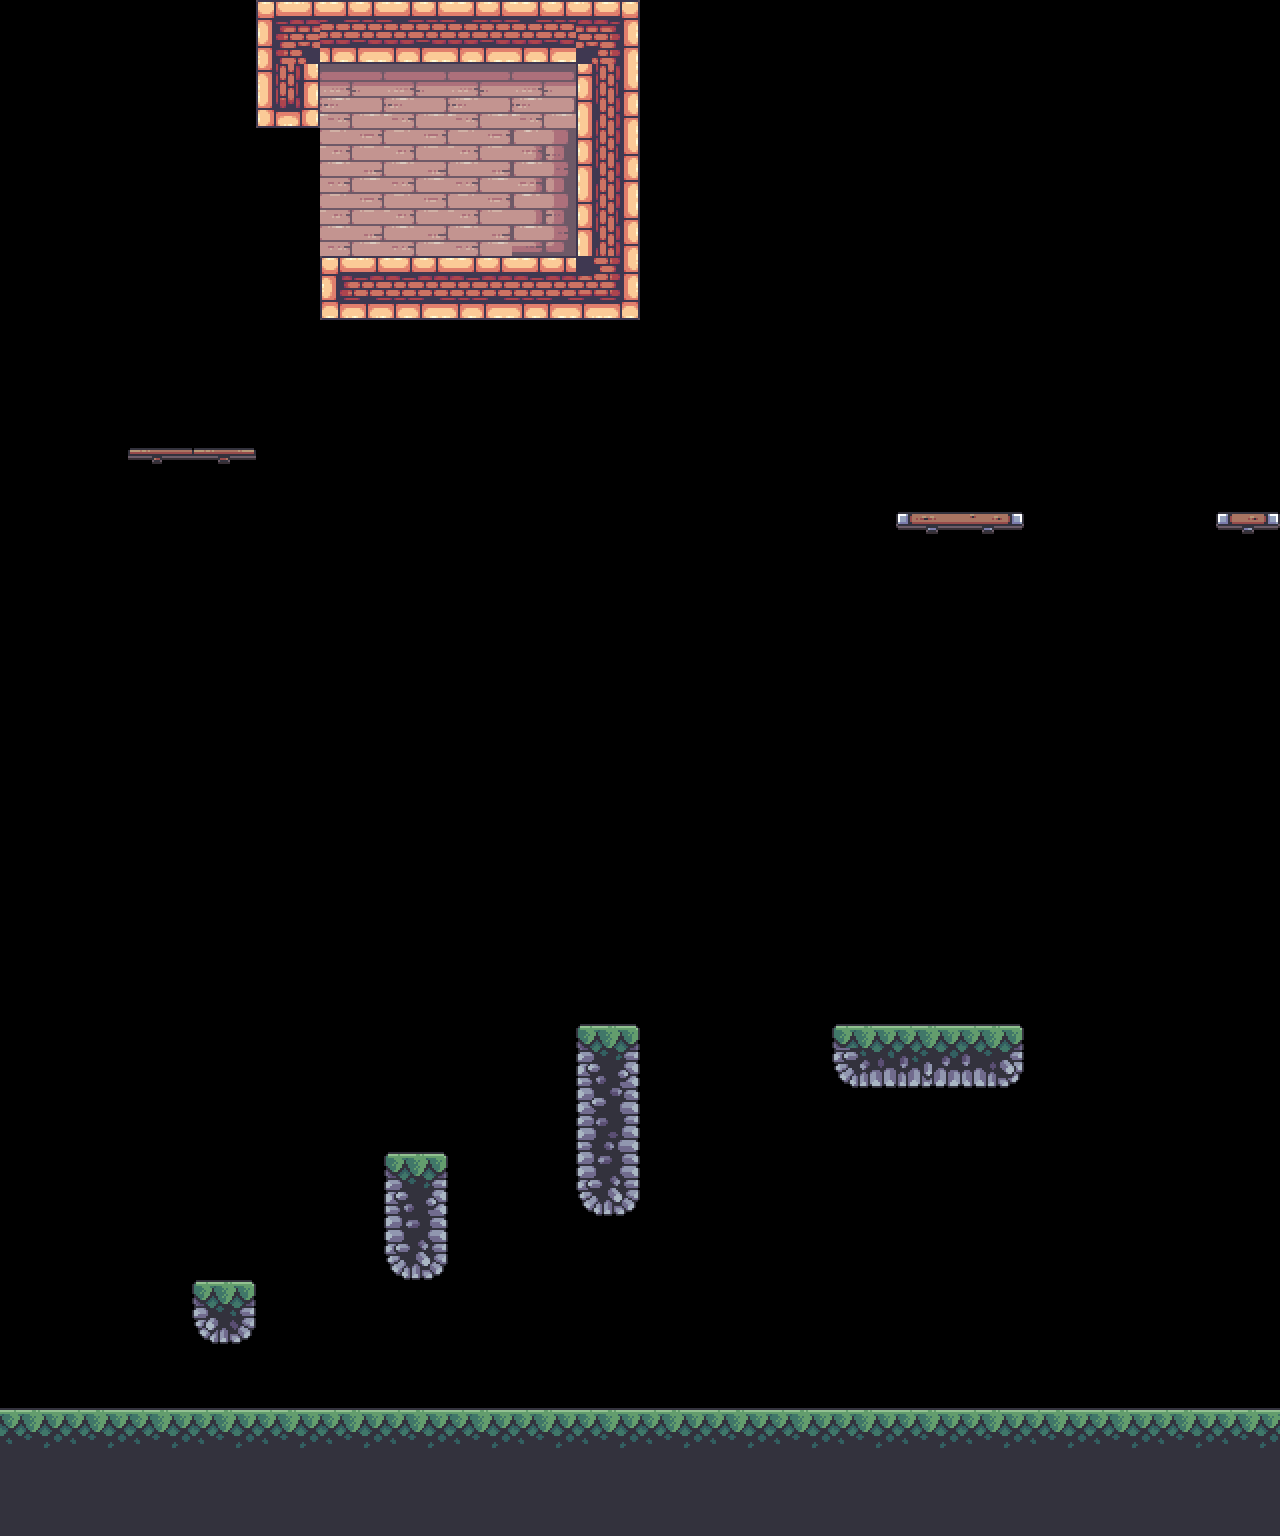

Below is a game level as drawn by its tile map, then a one-line description and the .tmx file that defines it, in full:
An orthogonal 20x24 tile map with 64x64 px tiles, 4 tile layers (background, terrain, platforms, foreground), 5 tilesets and 14 objects (2x gem, 2x moving_platform, 2x saw, coin, silver, ...).

<map version="1.10" tiledversion="1.10.2" orientation="orthogonal" renderorder="right-down" width="20" height="24" tilewidth="64" tileheight="64" infinite="0" nextlayerid="9" nextobjectid="17">
 <tileset firstgid="1" source="../tilesets/outside.tsx" />
 <tileset firstgid="49" source="../tilesets/platforms.tsx" />
 <tileset firstgid="57" source="../tilesets/objects.tsx" />
 <tileset firstgid="85" source="../tilesets/items.tsx" />
 <tileset firstgid="90" source="../tilesets/inside.tsx" />
 <layer id="5" name="background" width="20" height="24">
  <data encoding="csv">
0,0,0,0,0,0,0,0,0,0,0,0,0,0,0,0,0,0,0,0,
0,0,0,0,0,139,139,139,139,0,0,0,0,0,0,0,0,0,0,0,
0,0,0,0,0,151,151,151,152,0,0,0,0,0,0,0,0,0,0,0,
0,0,0,0,0,151,151,151,164,0,0,0,0,0,0,0,0,0,0,0,
0,0,0,0,0,0,0,0,0,0,0,0,0,0,0,0,0,0,0,0,
0,0,0,0,0,0,0,0,0,0,0,0,0,0,0,0,0,0,0,0,
0,0,0,0,0,0,0,0,0,0,0,0,0,0,0,0,0,0,0,0,
0,0,0,0,0,0,0,0,0,0,0,0,0,0,0,0,0,0,0,0,
0,0,0,0,0,0,0,0,0,0,0,0,0,0,0,0,0,0,0,0,
0,0,0,0,0,0,0,0,0,0,0,0,0,0,0,0,0,0,0,0,
0,0,0,0,0,0,0,0,0,0,0,0,0,0,0,0,0,0,0,0,
0,0,0,0,0,0,0,0,0,0,0,0,0,0,0,0,0,0,0,0,
0,0,0,0,0,0,0,0,0,0,0,0,0,0,0,0,0,0,0,0,
0,0,0,0,0,0,0,0,0,0,0,0,0,0,0,0,0,0,0,0,
0,0,0,0,0,0,0,0,0,0,0,0,0,0,0,0,0,0,0,0,
0,0,0,0,0,0,0,0,0,0,0,0,0,0,0,0,0,0,0,0,
0,0,0,0,0,0,0,0,0,0,0,0,0,0,0,0,0,0,0,0,
0,0,0,0,0,0,0,0,0,0,0,0,0,0,0,0,0,0,0,0,
0,0,0,0,0,0,0,0,0,0,0,0,0,0,0,0,0,0,0,0,
0,0,0,0,0,0,0,0,0,0,0,0,0,0,0,0,0,0,0,0,
0,0,0,0,0,0,0,0,0,0,0,0,0,0,0,0,0,0,0,0,
0,0,0,0,0,0,0,0,0,0,0,0,0,0,0,0,0,0,0,0,
0,0,0,0,0,0,0,0,0,0,0,0,0,0,0,0,0,0,0,0,
0,0,0,0,0,0,0,0,0,0,0,0,0,0,0,0,0,0,0,0
</data>
 </layer>
 <layer id="1" name="terrain" width="20" height="24">
  <data encoding="csv">
0,0,0,0,90,3221225599,3221225599,3221225599,3221225599,92,0,0,0,0,0,0,0,0,0,0,
0,0,0,0,2684354688,0,0,0,0,2684354687,0,0,0,0,0,0,0,0,0,0,
0,0,0,0,0,0,0,0,0,2684354687,0,0,0,0,0,0,0,0,0,0,
0,0,0,0,0,0,0,0,0,2684354687,0,0,0,0,0,0,0,0,0,0,
0,0,0,0,0,126,127,127,127,116,0,0,0,0,0,0,0,0,0,0,
0,0,0,0,0,0,0,0,0,0,0,0,0,0,0,0,0,0,0,0,
0,0,0,0,0,0,0,0,0,0,0,0,0,0,0,0,0,0,0,0,
0,0,0,0,0,0,0,0,0,0,0,0,0,0,0,0,0,0,0,0,
0,0,0,0,0,0,0,0,0,0,0,0,0,0,0,0,0,0,0,0,
0,0,0,0,0,0,0,0,0,0,0,0,0,0,0,0,0,0,0,0,
0,0,0,0,0,0,0,0,0,0,0,0,0,0,0,0,0,0,0,0,
0,0,0,0,0,0,0,0,0,0,0,0,0,0,0,0,0,0,0,0,
0,0,0,0,0,0,0,0,0,0,0,0,0,0,0,0,0,0,0,0,
0,0,0,0,0,0,0,0,0,0,0,0,0,0,0,0,0,0,0,0,
0,0,0,0,0,0,0,0,0,0,0,0,0,0,0,0,0,0,0,0,
0,0,0,0,0,0,0,0,0,0,0,0,0,0,0,0,0,0,0,0,
0,0,0,0,0,0,0,0,0,4,0,0,0,37,38,39,0,0,0,0,
0,0,0,0,0,0,0,0,0,16,0,0,0,0,0,0,0,0,0,0,
0,0,0,0,0,0,4,0,0,28,0,0,0,0,0,0,0,0,0,0,
0,0,0,0,0,0,28,0,0,0,0,0,0,0,0,0,0,0,0,0,
0,0,0,40,0,0,0,0,0,0,0,0,0,0,0,0,0,0,0,0,
0,0,0,0,0,0,0,0,0,0,0,0,0,0,0,0,0,0,0,0,
2,2,2,2,2,2,2,2,2,2,2,2,2,2,2,2,2,2,2,2,
14,14,14,14,14,14,14,14,14,14,14,14,14,14,14,14,14,14,14,14
</data>
 </layer>
 <layer id="2" name="platforms" width="20" height="24">
  <data encoding="csv">
0,0,0,0,0,0,0,0,0,0,0,0,0,0,0,0,0,0,0,0,
0,0,0,0,0,0,0,0,0,0,0,0,0,0,0,0,0,0,0,0,
0,0,0,0,0,0,0,0,0,0,0,0,0,0,0,0,0,0,0,0,
0,0,0,0,0,0,0,0,0,0,0,0,0,0,0,0,0,0,0,0,
0,0,0,0,0,0,0,0,0,0,0,0,0,0,0,0,0,0,0,0,
0,0,0,0,0,0,0,0,0,0,0,0,0,0,0,0,0,0,0,0,
0,0,0,0,0,0,0,0,0,0,0,0,0,0,0,0,0,0,0,0,
0,0,49,52,0,0,0,0,0,0,0,0,0,0,0,0,0,0,0,0,
0,0,0,0,0,0,0,0,0,0,0,0,0,0,53,55,0,0,0,56,
0,0,0,0,0,0,0,0,0,0,0,0,0,0,0,0,0,0,0,0,
0,0,0,0,0,0,0,0,0,0,0,0,0,0,0,0,0,0,0,0,
0,0,0,0,0,0,0,0,0,0,0,0,0,0,0,0,0,0,0,0,
0,0,0,0,0,0,0,0,0,0,0,0,0,0,0,0,0,0,0,0,
0,0,0,0,0,0,0,0,0,0,0,0,0,0,0,0,0,0,0,0,
0,0,0,0,0,0,0,0,0,0,0,0,0,0,0,0,0,0,0,0,
0,0,0,0,0,0,0,0,0,0,0,0,0,0,0,0,0,0,0,0,
0,0,0,0,0,0,0,0,0,0,0,0,0,0,0,0,0,0,0,0,
0,0,0,0,0,0,0,0,0,0,0,0,0,0,0,0,0,0,0,0,
0,0,0,0,0,0,0,0,0,0,0,0,0,0,0,0,0,0,0,0,
0,0,0,0,0,0,0,0,0,0,0,0,0,0,0,0,0,0,0,0,
0,0,0,0,0,0,0,0,0,0,0,0,0,0,0,0,0,0,0,0,
0,0,0,0,0,0,0,0,0,0,0,0,0,0,0,0,0,0,0,0,
0,0,0,0,0,0,0,0,0,0,0,0,0,0,0,0,0,0,0,0,
0,0,0,0,0,0,0,0,0,0,0,0,0,0,0,0,0,0,0,0
</data>
 </layer>
 <layer id="4" name="foreground" width="20" height="24">
  <data encoding="csv">
0,0,0,0,0,0,0,0,0,0,0,0,0,0,0,0,0,0,0,0,
0,0,0,0,0,0,0,0,0,0,0,0,0,0,0,0,0,0,0,0,
0,0,0,0,0,0,0,0,0,0,0,0,0,0,0,0,0,0,0,0,
0,0,0,0,0,0,0,0,0,0,0,0,0,0,0,0,0,0,0,0,
0,0,0,0,0,0,0,0,0,0,0,0,0,0,0,0,0,0,0,0,
0,0,0,0,0,0,0,0,0,0,0,0,0,0,0,0,0,0,0,0,
0,0,0,0,0,0,0,0,0,0,0,0,0,0,0,0,0,0,0,0,
0,0,0,0,0,0,0,0,0,0,0,0,0,0,0,0,0,0,0,0,
0,0,0,0,0,0,0,0,0,0,0,0,0,0,0,0,0,0,0,0,
0,0,0,0,0,0,0,0,0,0,0,0,0,0,0,0,0,0,0,0,
0,0,0,0,0,0,0,0,0,0,0,0,0,0,0,0,0,0,0,0,
0,0,0,0,0,0,0,0,0,0,0,0,0,0,0,0,0,0,0,0,
0,0,0,0,0,0,0,0,0,0,0,0,0,0,0,0,0,0,0,0,
0,0,0,0,0,0,0,0,0,0,0,0,0,0,0,0,0,0,0,0,
0,0,0,0,0,0,0,0,0,0,0,0,0,0,0,0,0,0,0,0,
0,0,0,0,0,0,0,0,0,0,0,0,0,0,0,0,0,0,0,0,
0,0,0,0,0,0,0,0,0,0,0,0,0,0,0,0,0,0,0,0,
0,0,0,0,0,0,0,0,0,0,0,0,0,0,0,0,0,0,0,0,
0,0,0,0,0,0,0,0,0,0,0,0,0,0,0,0,0,0,0,0,
0,0,0,0,0,0,0,0,0,0,0,0,0,0,0,0,0,0,0,0,
0,0,0,0,0,0,0,0,0,0,0,0,0,0,0,0,0,0,0,0,
0,0,0,0,0,0,0,0,0,0,0,0,0,0,0,0,0,0,0,0,
0,0,0,0,0,0,0,0,0,0,0,0,0,0,0,0,0,0,0,0,
0,0,0,0,0,0,0,0,0,0,0,0,0,0,0,0,0,0,0,0
</data>
 </layer>
 <objectgroup id="6" name="items">
  <object id="7" name="coin" gid="86" x="384" y="1152" width="64" height="64" />
  <object id="8" name="gem" gid="85" x="896" y="1024" width="64" height="64" />
  <object id="11" name="silver" gid="88" x="192" y="1280" width="64" height="64" />
  <object id="12" name="gem" gid="85" x="1216" y="512" width="64" height="64" />
  <object id="16" name="skull" gid="89" x="128" y="448" width="64" height="64" />
 </objectgroup>
 <objectgroup id="7" name="data">
  <object id="13" name="data" x="0" y="0" width="64" height="64">
   <properties>
    <property name="bg" value="" />
    <property name="bottom_limit" type="int" value="200" />
    <property name="death_bottom_border" type="int" value="0" />
    <property name="horizon_line" type="int" value="1000" />
    <property name="level_unlock" type="int" value="2" />
    <property name="top_limit" type="int" value="0" />
   </properties>
  </object>
 </objectgroup>
 <objectgroup id="8" name="objects">
  <object id="6" name="player" gid="64" x="31.7541" y="1366.56" width="74" height="56" />
  <object id="14" name="door" gid="84" x="496.933" y="253.848" width="82" height="98" />
  <object id="15" name="window" gid="73" x="374.802" y="159.563" width="64" height="64" />
 </objectgroup>
 <objectgroup id="3" name="moving">
  <object id="1" name="moving_platform" x="1133.66" y="602.67" width="20.2232" height="387.174">
   <properties>
    <property name="platform" type="bool" value="true" />
    <property name="speed" type="int" value="100" />
   </properties>
  </object>
  <object id="2" name="saw" x="733.514" y="683.556" width="20.2232" height="311.842">
   <properties>
    <property name="platform" type="bool" value="false" />
    <property name="speed" type="int" value="125" />
   </properties>
  </object>
  <object id="3" name="saw" x="833.625" y="659.834" width="414.11" height="21.2695">
   <properties>
    <property name="platform" type="bool" value="false" />
    <property name="speed" type="int" value="125" />
   </properties>
  </object>
  <object id="4" name="moving_platform" x="459.109" y="559.749" width="407.653" height="21.2678">
   <properties>
    <property name="platform" type="bool" value="true" />
    <property name="speed" type="int" value="150" />
   </properties>
  </object>
  <object id="5" name="spike" gid="68" x="741.162" y="445.848" width="64" height="64">
   <properties>
    <property name="end_angle" type="int" value="-1" />
    <property name="platform" type="bool" value="false" />
    <property name="radius" type="int" value="100" />
    <property name="speed" type="int" value="125" />
    <property name="start_angle" type="int" value="0" />
   </properties>
  </object>
 </objectgroup>
</map>
